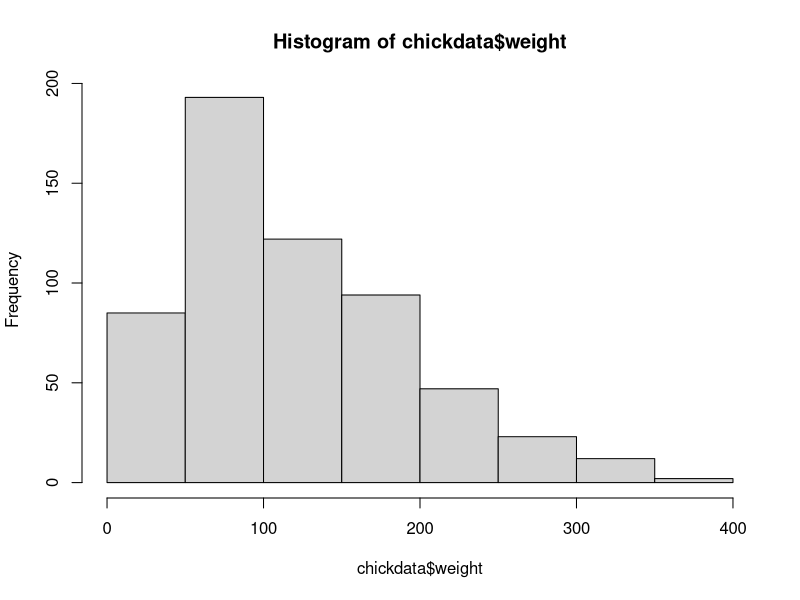
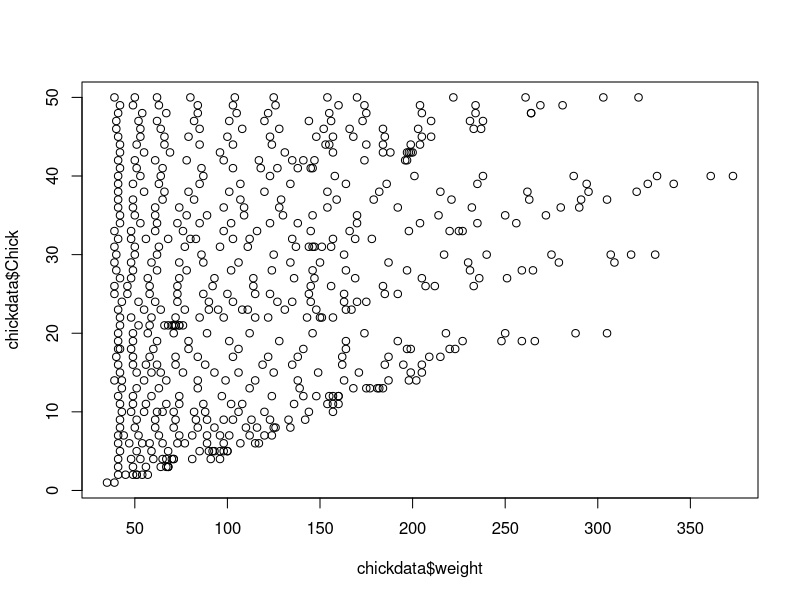
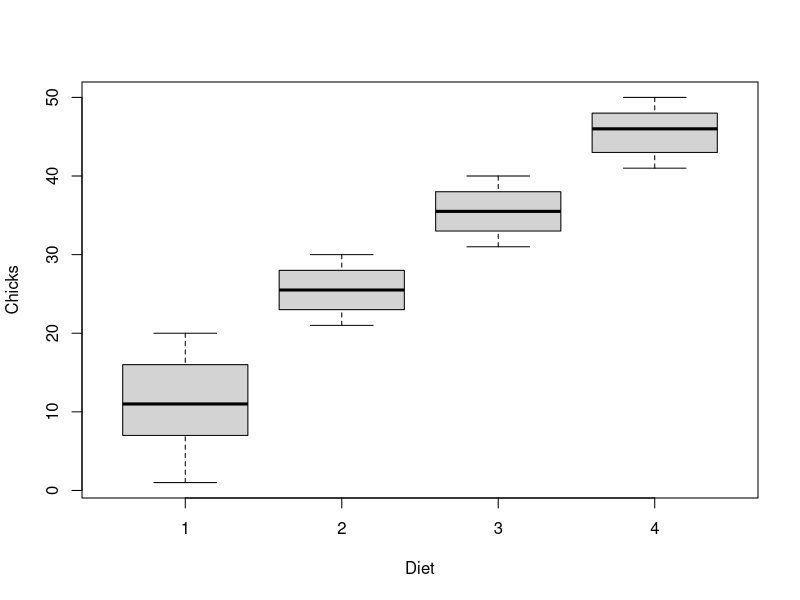

The R source for these figures, in order:
## ---- chunk 1
#Declaring the dataset ChickWeight as chickdata
chickdata <-datasets::ChickWeight
## ---- chunk 2
#Seeing the number of rows and columns in the dataset
nrow(chickdata)
ncol(chickdata)
## ---- chunk 3
#Seeing the variables in datasets
names(chickdata)
## ---- chunk 4
#Seeing the summary of Titanic to explain regarding the dataset.
summary(chickdata)
## ---- chunk 5
#Number of missing values
sapply(chickdata, function(x)sum(is.na(x)))
## ---- chunk 6
hist(chickdata$weight)
## ---- chunk 7
with(chickdata, plot(chickdata$weight,chickdata$Chick))
## ---- chunk 8
chicken <- transform(chickdata, Chick = factor(Diet))
boxplot(Chick~Diet,chickdata,xlab = "Diet",ylab = "Chicks")
